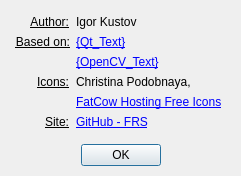
<?xml version="1.0" encoding="UTF-8"?>
<ui version="4.0">
 <class>dlg_AboutDialog</class>
 <widget class="QDialog" name="dlg_AboutDialog">
  <property name="geometry">
   <rect>
    <x>0</x>
    <y>0</y>
    <width>241</width>
    <height>176</height>
   </rect>
  </property>
  <property name="windowTitle">
   <string>About FRS</string>
  </property>
  <property name="modal">
   <bool>true</bool>
  </property>
  <widget class="QDialogButtonBox" name="buttonBox">
   <property name="geometry">
    <rect>
     <x>10</x>
     <y>140</y>
     <width>221</width>
     <height>31</height>
    </rect>
   </property>
   <property name="orientation">
    <enum>Qt::Horizontal</enum>
   </property>
   <property name="standardButtons">
    <set>QDialogButtonBox::Ok</set>
   </property>
   <property name="centerButtons">
    <bool>true</bool>
   </property>
  </widget>
  <widget class="QWidget" name="formLayoutWidget">
   <property name="geometry">
    <rect>
     <x>10</x>
     <y>10</y>
     <width>221</width>
     <height>124</height>
    </rect>
   </property>
   <layout class="QFormLayout" name="formLayout">
    <property name="fieldGrowthPolicy">
     <enum>QFormLayout::AllNonFixedFieldsGrow</enum>
    </property>
    <property name="leftMargin">
     <number>5</number>
    </property>
    <property name="topMargin">
     <number>5</number>
    </property>
    <property name="rightMargin">
     <number>5</number>
    </property>
    <property name="bottomMargin">
     <number>5</number>
    </property>
    <item row="0" column="0">
     <widget class="QLabel" name="lbl_AuthorSectionName">
      <property name="minimumSize">
       <size>
        <width>54</width>
        <height>0</height>
       </size>
      </property>
      <property name="text">
       <string>&lt;html&gt;&lt;head/&gt;&lt;body&gt;&lt;p align=&quot;right&quot;&gt;&lt;span style=&quot; font-size:9pt; text-decoration: underline;&quot;&gt;Author:&lt;/span&gt;&lt;/p&gt;&lt;/body&gt;&lt;/html&gt;</string>
      </property>
     </widget>
    </item>
    <item row="0" column="1">
     <widget class="QLabel" name="lbl_AuthorSectionText">
      <property name="text">
       <string>&lt;html&gt;&lt;head/&gt;&lt;body&gt;&lt;p&gt;&lt;span style=&quot; font-size:9pt;&quot;&gt;Igor Kustov&lt;/span&gt;&lt;/p&gt;&lt;/body&gt;&lt;/html&gt;</string>
      </property>
     </widget>
    </item>
    <item row="1" column="0">
     <widget class="QLabel" name="lbl_BasedOnSectionName">
      <property name="text">
       <string>&lt;html&gt;&lt;head/&gt;&lt;body&gt;&lt;p align=&quot;right&quot;&gt;&lt;span style=&quot; font-size:9pt; text-decoration: underline;&quot;&gt;Based on:&lt;/span&gt;&lt;/p&gt;&lt;/body&gt;&lt;/html&gt;</string>
      </property>
     </widget>
    </item>
    <item row="1" column="1">
     <widget class="QLabel" name="lbl_BasedOnSectionQtText">
      <property name="text">
       <string>&lt;html&gt;&lt;head/&gt;&lt;body&gt;&lt;p&gt;&lt;a href=&quot;http://qt.nokia.com/&quot;&gt;&lt;span style=&quot; font-size:9pt; text-decoration: underline; color:#0000ff;&quot;&gt;{Qt_Text}&lt;/span&gt;&lt;/a&gt;&lt;/p&gt;&lt;/body&gt;&lt;/html&gt;</string>
      </property>
     </widget>
    </item>
    <item row="2" column="1">
     <widget class="QLabel" name="lbl_BasedOnSectionOpenCvText">
      <property name="text">
       <string>&lt;html&gt;&lt;head/&gt;&lt;body&gt;&lt;p&gt;&lt;a href=&quot;http://code.opencv.org&quot;&gt;&lt;span style=&quot; font-size:9pt; text-decoration: underline; color:#0000ff;&quot;&gt;{OpenCV_Text}&lt;/span&gt;&lt;/a&gt;&lt;/p&gt;&lt;/body&gt;&lt;/html&gt;</string>
      </property>
     </widget>
    </item>
    <item row="3" column="0">
     <widget class="QLabel" name="lbl_IconsSectionName">
      <property name="minimumSize">
       <size>
        <width>54</width>
        <height>0</height>
       </size>
      </property>
      <property name="text">
       <string>&lt;html&gt;&lt;head/&gt;&lt;body&gt;&lt;p align=&quot;right&quot;&gt;&lt;span style=&quot; font-size:9pt; text-decoration: underline;&quot;&gt;Icons:&lt;/span&gt;&lt;/p&gt;&lt;/body&gt;&lt;/html&gt;</string>
      </property>
     </widget>
    </item>
    <item row="3" column="1">
     <widget class="QLabel" name="lbl_IconsSectionChrisText">
      <property name="text">
       <string>&lt;html&gt;&lt;head/&gt;&lt;body&gt;&lt;p&gt;&lt;span style=&quot; font-size:9pt;&quot;&gt;Christina Podobnaya,&lt;/span&gt;&lt;/p&gt;&lt;/body&gt;&lt;/html&gt;</string>
      </property>
     </widget>
    </item>
    <item row="4" column="1">
     <widget class="QLabel" name="lbl_IconsSectionFatCowText">
      <property name="text">
       <string>&lt;html&gt;&lt;head/&gt;&lt;body&gt;&lt;p&gt;&lt;a href=&quot;http://www.fatcow.com/free-icons&quot;&gt;&lt;span style=&quot; font-size:9pt; text-decoration: underline; color:#0000ff;&quot;&gt;FatCow Hosting Free Icons&lt;/span&gt;&lt;/a&gt;&lt;/p&gt;&lt;/body&gt;&lt;/html&gt;</string>
      </property>
     </widget>
    </item>
    <item row="5" column="0">
     <widget class="QLabel" name="lbl_SiteSectionName">
      <property name="minimumSize">
       <size>
        <width>54</width>
        <height>0</height>
       </size>
      </property>
      <property name="text">
       <string>&lt;html&gt;&lt;head/&gt;&lt;body&gt;&lt;p align=&quot;right&quot;&gt;&lt;span style=&quot; font-size:9pt; text-decoration: underline;&quot;&gt;Site:&lt;/span&gt;&lt;/p&gt;&lt;/body&gt;&lt;/html&gt;</string>
      </property>
     </widget>
    </item>
    <item row="5" column="1">
     <widget class="QLabel" name="lbl_SiteSectionText">
      <property name="text">
       <string>&lt;html&gt;&lt;head/&gt;&lt;body&gt;&lt;p&gt;&lt;a href=&quot;https://github.com/Akim-13/FRS&quot;&gt;&lt;span style=&quot; font-size:9pt; text-decoration: underline; color:#0000ff;&quot;&gt;GitHub - FRS&lt;/span&gt;&lt;/a&gt;&lt;/p&gt;&lt;/body&gt;&lt;/html&gt;</string>
      </property>
     </widget>
    </item>
   </layout>
  </widget>
 </widget>
 <resources/>
 <connections>
  <connection>
   <sender>buttonBox</sender>
   <signal>accepted()</signal>
   <receiver>dlg_AboutDialog</receiver>
   <slot>accept()</slot>
   <hints>
    <hint type="sourcelabel">
     <x>248</x>
     <y>254</y>
    </hint>
    <hint type="destinationlabel">
     <x>157</x>
     <y>274</y>
    </hint>
   </hints>
  </connection>
  <connection>
   <sender>buttonBox</sender>
   <signal>rejected()</signal>
   <receiver>dlg_AboutDialog</receiver>
   <slot>reject()</slot>
   <hints>
    <hint type="sourcelabel">
     <x>316</x>
     <y>260</y>
    </hint>
    <hint type="destinationlabel">
     <x>286</x>
     <y>274</y>
    </hint>
   </hints>
  </connection>
 </connections>
</ui>
